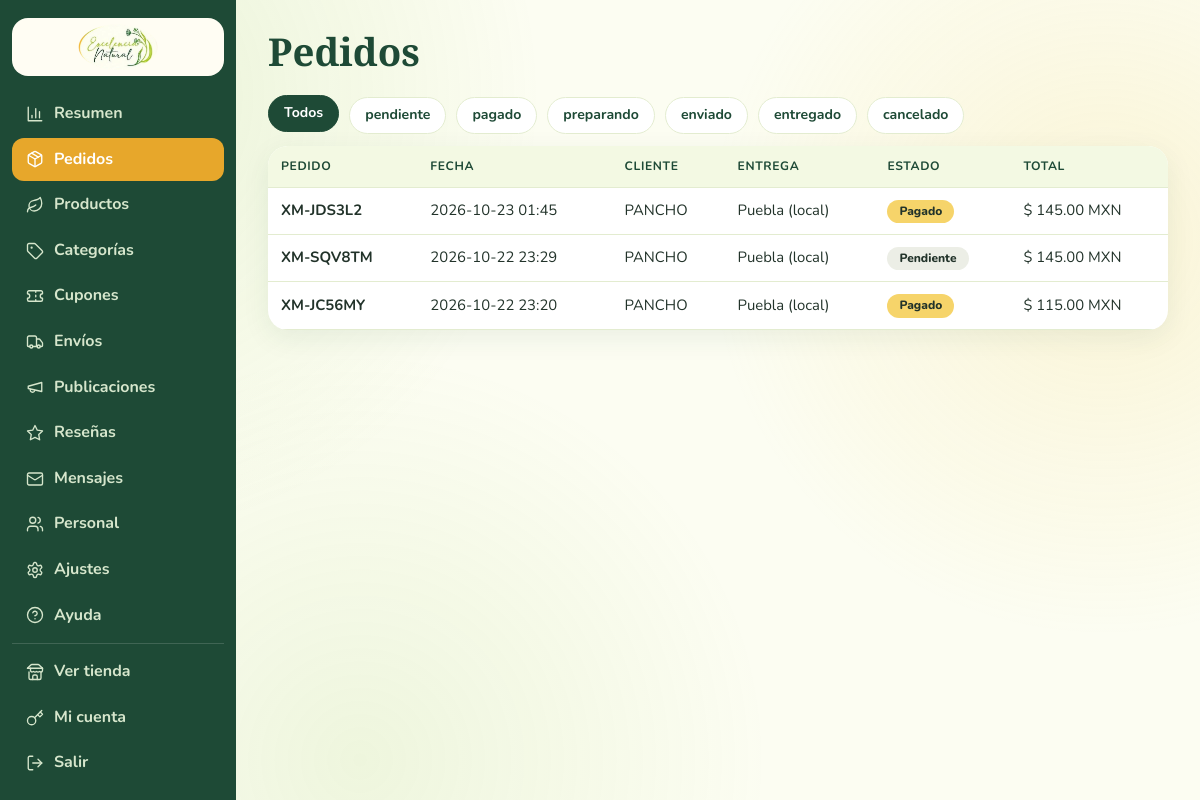
Page /admin/pedidos (signed in) on the committed database.
### tables this page shows
CREATE TABLE orders (
  id INTEGER PRIMARY KEY AUTOINCREMENT,
  code TEXT NOT NULL UNIQUE,
  user_id INTEGER NOT NULL,
  status TEXT DEFAULT 'pendiente',           -- pendiente|pagado|preparando|enviado|entregado|cancelado
  pay_status TEXT DEFAULT 'pendiente',
  pay_ref TEXT DEFAULT '',
  currency TEXT DEFAULT 'MXN',
  subtotal REAL, discount REAL DEFAULT 0, shipping REAL DEFAULT 0, total REAL,
  coupon TEXT DEFAULT '',
  delivery TEXT DEFAULT 'envio',             -- envio | recoger
  name TEXT, phone TEXT, email TEXT,
  addr TEXT DEFAULT '', city TEXT DEFAULT '', state TEXT DEFAULT '', zip TEXT DEFAULT '', country TEXT DEFAULT 'México',
  zone TEXT DEFAULT '', carrier TEXT DEFAULT '', tracking TEXT DEFAULT '',
  notes TEXT DEFAULT '',
  created TEXT DEFAULT CURRENT_TIMESTAMP
);

### admin.py (the view)
@bp.route('/pedidos')
def orders():
    st = request.args.get('st', '')
    rows = q('SELECT * FROM orders WHERE (? = "" OR status = ?) ORDER BY id DESC', (st, st))
    return render_template('admin/orders.html', rows=rows, st=st, statuses=STATUSES)

### admin.py (called while the page is built)
@bp.before_request
def only_staff():
    me = u.me()
    if not me or me['role'] != 'admin':
        return redirect(url_for('auth.admin_login', next=request.path))

### db.py (called while the page is built)
def get_db():
    if 'db' not in g:
        g.db = sqlite3.connect(config.DB_PATH)
        g.db.row_factory = sqlite3.Row
        g.db.execute('PRAGMA foreign_keys = ON')
    return g.db

def q(sql, args=()):
    return get_db().execute(sql, args).fetchall()

def one(sql, args=()):
    return get_db().execute(sql, args).fetchone()

def settings():
    res = dict(DEFAULTS)
    try:
        for r in q('SELECT k, v FROM settings'):
            res[r['k']] = r['v']
    except sqlite3.Error:
        pass
    return res

### icons.py (called while the page is built)
def icon(name, size=20, cls=''):
    body = P.get(name) or P['leaf']
    return Markup(
        f'<svg class="ic {cls}" width="{size}" height="{size}" viewBox="0 0 24 24" fill="none" stroke="currentColor" '
        f'stroke-width="1.8" stroke-linecap="round" stroke-linejoin="round" aria-hidden="true">{body}</svg>')

### utils.py (called while the page is built)
def me():
    if 'me' not in g:
        uid = session.get('uid')
        g.me = one('SELECT * FROM users WHERE id = ?', (uid,)) if uid else None
    return g.me

def csrf_token():
    if '_csrf' not in session:
        session['_csrf'] = secrets.token_hex(16)
    return session['_csrf']

def lang():
    return 'es'

def cur():
    return session.get('cur', 'MXN')

def money(n, c=None):
    c = c or cur()
    return ('US$ ' if c == 'USD' else '$ ') + f'{n:,.2f}' + (' USD' if c == 'USD' else ' MXN')

def cart_count():
    return sum(int(v) for v in session.get('cart', {}).values())

### templates/admin/orders.html
{% extends 'admin/base.html' %}
{% block h1 %}Pedidos{% endblock %}
{% block body %}
<div class="bar chips">
  <a class="cat-chip {{ 'on' if not st }}" href="{{ url_for('admin.orders') }}">Todos</a>
  {% for s in statuses %}<a class="cat-chip {{ 'on' if st == s }}" href="{{ url_for('admin.orders', st=s) }}">{{ s }}</a>{% endfor %}
</div>
<table class="tbl">
  <tr><th>Pedido</th><th>Fecha</th><th>Cliente</th><th>Entrega</th><th>Estado</th><th>Total</th></tr>
  {% for o in rows %}<tr onclick="location='{{ url_for('admin.order', oid=o.id) }}'" class="click">
    <td><b>{{ o.code }}</b></td><td>{{ o.created|fdate }}</td><td>{{ o.name }}</td><td>{{ o.zone }}</td>
    <td><span class="st st-{{ o.status }}">{{ o.status }}</span></td><td>{{ money(o.total, o.currency) }}</td></tr>
  {% else %}<tr><td colspan="6" class="muted">No hay pedidos.</td></tr>{% endfor %}
</table>
{% endblock %}

### static/css/style.css (style rules this page uses)
:root { --g1:#8dc34a; --g2:#5f9a2f; --g3:#1e4a36; --gold:#e7a72b; --gold2:#f6d46a; --cream:#fffdf3; --bg:#fcfdf2; --card:#ffffff; --tx:#22332a; --mu:#6a7a6c; --bd:#e3ecd0; --red:#c9483b; --r:20px; --sh:0 8px 28px rgba(30, 74, 54, .08); --sh2:0 18px 44px rgba(30, 74, 54, .16); --grad:linear-gradient(135deg, var(--g1), var(--gold)) }
* { box-sizing:border-box }
html { scroll-behavior:smooth }
body { margin:0; background:var(--bg); color:var(--tx); font-family:'Nunito', system-ui, sans-serif; line-height:1.6; position:relative; overflow-x:hidden }
body::before { content:''; position:fixed; inset:0; z-index:-1; pointer-events:none; background:radial-gradient(circle at 8% 12%, rgba(141, 195, 74, .16), transparent 34%), radial-gradient(circle at 92% 30%, rgba(246, 212, 106, .20), transparent 32%), radial-gradient(circle at 30% 95%, rgba(141, 195, 74, .12), transparent 36%) }
a { color:var(--g2); text-decoration:none }
svg.ic { flex:none; vertical-align:middle }
.cat-chip { display:inline-flex; align-items:center; gap:6px; background:#fff; border:1.5px solid var(--bd); border-radius:999px; padding:6px 15px; font-weight:700; font-size:.88rem; color:var(--g3); transition:all .2s }
.cat-chip:hover,.cat-chip.on { background:var(--g3); border-color:var(--g3); color:#fff; text-decoration:none; transform:translateY(-2px) }
.st { display:inline-block; border-radius:999px; padding:2px 12px; font-size:.75rem; font-weight:800; background:#eceee6; text-transform:capitalize }
.st-pagado { background:var(--gold2) }
.adm { display:grid; grid-template-columns:236px 1fr; min-height:100vh }
.bar { display:flex; gap:10px; align-items:center; margin:12px 0; flex-wrap:wrap; justify-content:space-between }
.bar.chips { justify-content:flex-start }
.tbl { width:100%; border-collapse:collapse; background:#fff; border-radius:var(--r); overflow:hidden; box-shadow:var(--sh); font-size:.93rem }
.tbl th,.tbl td { padding:11px 13px; text-align:left; border-bottom:1px solid var(--bd); vertical-align:middle }
.tbl th { background:#f3f9e3; font-size:.76rem; text-transform:uppercase; letter-spacing:.05em; color:var(--g3) }
.tbl tr.click { cursor:pointer }

### rows in the picture
orders: code "XM-JDS3L2", created|fdate "2026-10-23 01:45", name "PANCHO", zone "Puebla (local)", status "Pagado", total+currency "$ 145.00 MXN"
orders: code "XM-SQV8TM", created|fdate "2026-10-22 23:29", name "PANCHO", zone "Puebla (local)", status "Pendiente", total+currency "$ 145.00 MXN"
orders: code "XM-JC56MY", created|fdate "2026-10-22 23:20", name "PANCHO", zone "Puebla (local)", status "Pagado", total+currency "$ 115.00 MXN"

### other values in the picture
{{ n }} "Resumen" "Pedidos" "Productos" "Categorías" "Cupones" "Envíos" "Publicaciones" "Reseñas" "Mensajes" "Personal" "Ajustes" "Ayuda"
{{ s }} "pendiente" "pagado" "preparando" "enviado" "entregado" "cancelado"
